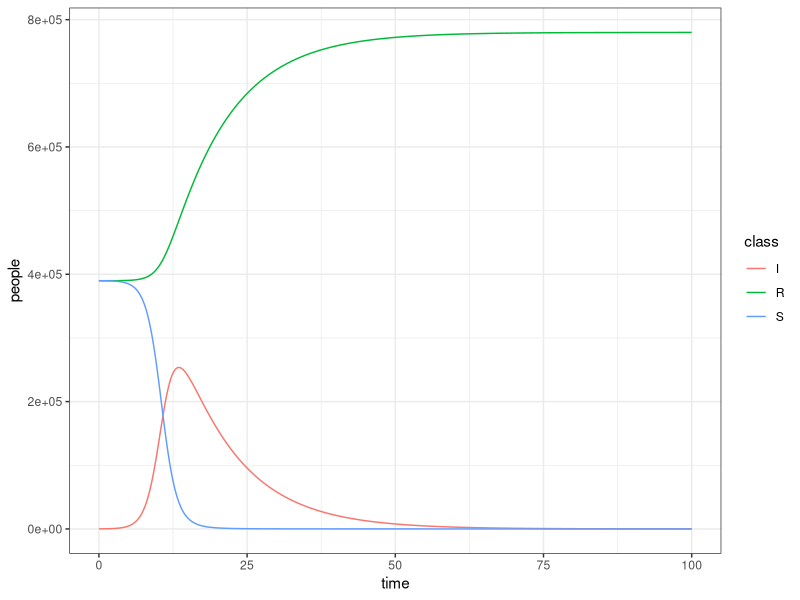

The R source for this figure:
################## Measles in London #######################

## Parameters

### Key
R0 <- 18 ## unitless

D <- 10 ## day
beta <- R0/D ## 1/day

mu <- 0
nu <- 0

#### Other
N <- 7.8e5 ## people
deltaT <- 0.1 ## day
propSusc <- 0.5
FinTime <- 100

## State variables

S <- propSusc*N ## people
I <- 100  ## people
R <- N - S - I ## people
time <- seq(0, FinTime, by=deltaT)

print(Reff <- R0*S/N)

## Simulate
Sv <- Iv <- Rv <- numeric(length(time))

for (i in 1:length(time)){
	Sv[[i]] <- S
	Iv[[i]] <- I
	Rv[[i]] <- R

	## Transition rates (population level) [people/day]
	inf <- beta*S*I/N
	recov <- I/D

	## Move the people
	S <- S + (-inf)*deltaT
	I <- I + (inf-recov)*deltaT
	R <- R + (recov)*deltaT
}

sim <- data.frame(time
	, S=Sv
	, I=Iv
	, R=Rv
)

print(sim)

library(tidyr)

longsim <- gather(sim, class, people, S:R)
print(longsim)

library(ggplot2)
theme_set(theme_bw())

print(
	ggplot(longsim, aes(x=time, y=people, color=class))
	# + geom_point()
	+ geom_line()

)
